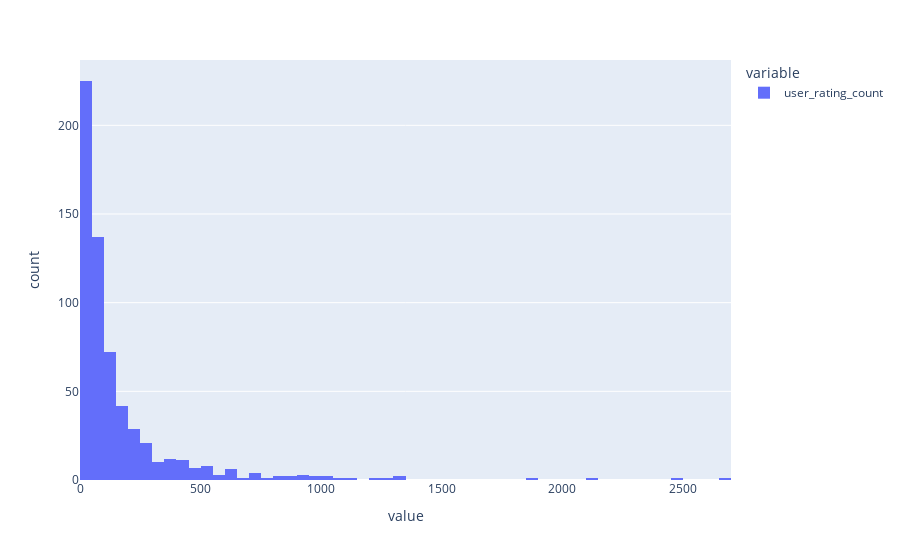

Here is the notebook cell this chart was saved with:
### Code cell
px.histogram(users_count_df['user_rating_count'])
# threshold ---> user_rating_count > 100 (to avoid bias to small active users)

### Figure 1 — Plotly figure (JSON) as saved in the notebook; plotly's stock layout.template omitted (floating-point values rounded to 4 significant figures; data arrays with more than 128 entries replaced by an {"elided": "..."} marker saying what was removed)
{"data": [{"alignmentgroup": "True", "bingroup": "x", "hovertemplate": "variable=user_rating_count<br>value=%{x}<br>count=%{y}<extra></extra>", "legendgroup": "user_rating_count", "marker": {"color": "#636efa", "pattern": {"shape": ""}}, "name": "user_rating_count", "offsetgroup": "user_rating_count", "orientation": "v", "showlegend": true, "type": "histogram", "x": {"elided": "610 int values"}, "xaxis": "x", "yaxis": "y"}], "layout": {"barmode": "relative", "legend": {"title": {"text": "variable"}, "tracegroupgap": 0}, "margin": {"t": 60}, "xaxis": {"anchor": "y", "domain": [0, 1], "title": {"text": "value"}}, "yaxis": {"anchor": "x", "domain": [0, 1], "title": {"text": "count"}}}}
